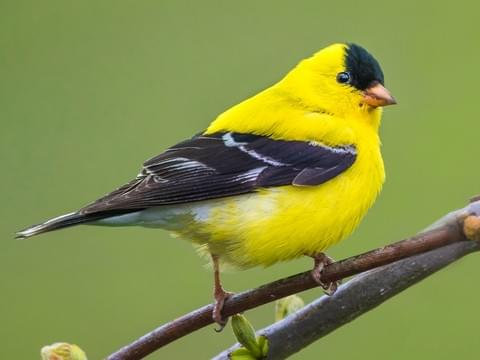
#> input picture testing/gold.jpg, 480 x 360 px
$ jupyter execute --allow-errors opencv_hsv.ipynb   (older library calls are emulated)
#> lines starting #> are read from the running program, lines starting #| are printed output that depends on the picture
[cell 1]
import cv2
import matplotlib.pyplot as plt
import numpy as np
from mpl_toolkits.mplot3d import Axes3D
from matplotlib import cm
from matplotlib import colors

[cell 2]
flags = [i for i in dir(cv2) if i.startswith('COLOR_')]
len(flags)

[cell 3]
gold = cv2.imread('gold.jpg')
#> gold is the input picture: shape (360, 480, 3); mean B, G, R 72.4, 143.9, 132.7

#Adding in ultramarine

[cell 4]
ultra = cv2.imread('ultra_test.png')
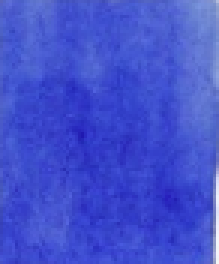
#> input picture testing/ultra_test.png, 73 x 88 px (shown 3 times larger)
#> ultra is the input picture: shape (88, 73, 3); mean B, G, R 205.1, 80.8, 66.3

[cell 5]
plt.imshow(ultra);

[cell 6]
ultra

[cell 7]
gold_lab = cv2.cvtColor(gold, cv2.COLOR_BGR2HSV)
#> gold_lab: shape (360, 480, 3); mean H, S, V 42.8, 122.4, 147.8

#> (a cell that did not finish here is left out)

[cell 9]
pixel_colors = gold.reshape((np.shape(gold)[0]*np.shape(gold)[1], 3))
norm = colors.Normalize(vmin=-1.,vmax=1.)
norm.autoscale(pixel_colors)
pixel_colors = norm(pixel_colors).tolist()
#> pixel_colors = 172800 items

#> (a cell that did not finish here is left out)

[cell 11]
l, a, b, = cv2.split(gold_lab)
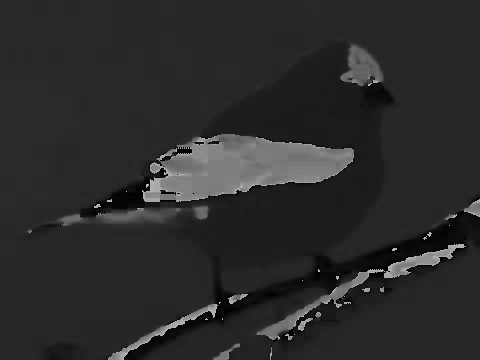
#> l: shape (360, 480); min 0, max 179, mean 42.8
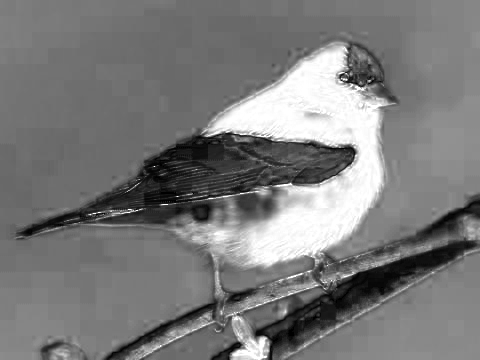
#> a: shape (360, 480); min 0, max 255, mean 122.4
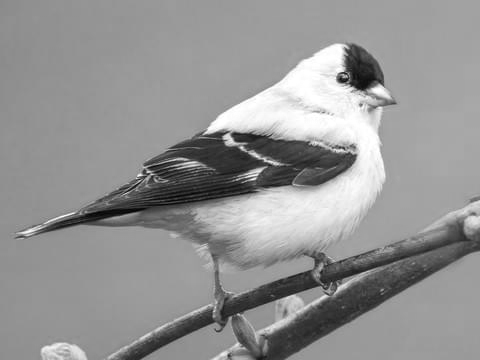
#> b: shape (360, 480); min 1, max 255, mean 147.8
fig = plt.figure()
axis = fig.add_subplot(1, 1, 1, projection="3d")

axis.scatter(l.flatten(), a.flatten(), b.flatten(), facecolors=pixel_colors, marker=".")
axis.set_xlabel("a")
axis.set_ylabel("l")
axis.set_zlabel("b")
plt.show()
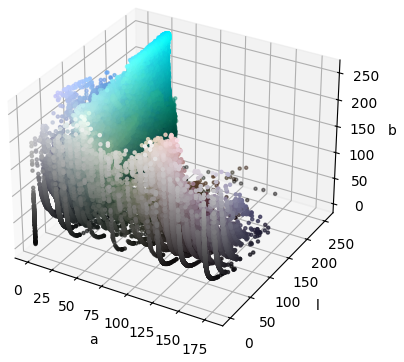
#> figure drawn by matplotlib, 1 panel

[cell 12]
l.mean()
#> Out = 42.83

[cell 13]
l.std()
#> Out = 27.22
